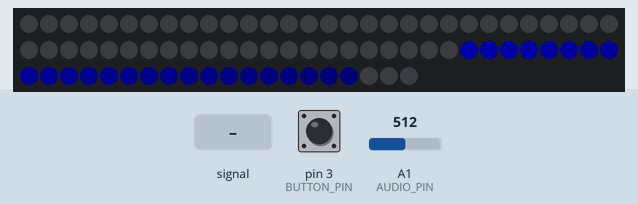
Simulated run of this sketch. Board: Arduino Uno, built with avr-gcc and run on an emulated ATmega328P. Shown: 80 RGB LEDs in strip order, left to right, continuing on the next row. The inputs (shaded band) are chosen by the test bench; at power-on: pin 3 (BUTTON_PIN) HIGH, A1 (AUDIO_PIN) = 512. Dim RGB values are drawn brighter than linear; random numbers use the default seed unless the sketch sets one.

Above: at 1.2 s.
1.3 s: pin 3 (BUTTON_PIN) pulled LOW for 0.15 s
At 1.96 s:
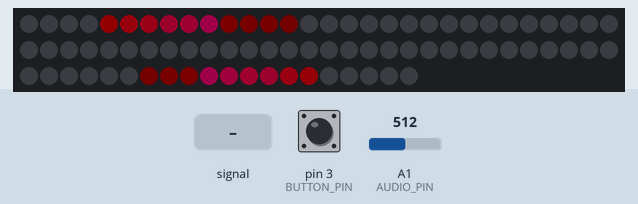
2.0 s: pin 3 (BUTTON_PIN) pulled LOW for 0.15 s
At 2.51 s:
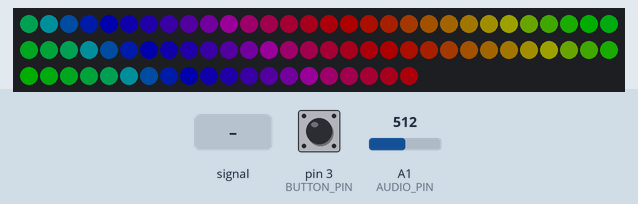
2.7 s: pin 3 (BUTTON_PIN) pulled LOW for 0.15 s
3.4 s: pin 3 (BUTTON_PIN) pulled LOW for 0.15 s
At 4.01 s:
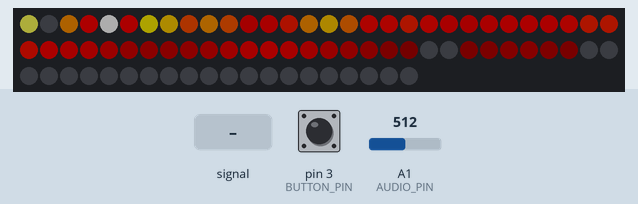
4.1 s: pin 3 (BUTTON_PIN) pulled LOW for 0.15 s
At 4.7 s:
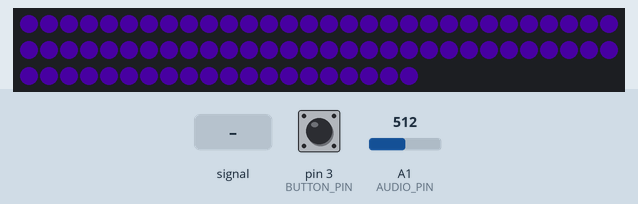
7.2 s: A1 (AUDIO_PIN) fed a 2 Hz sine of ±306 counts around its level
At 8.43 s:
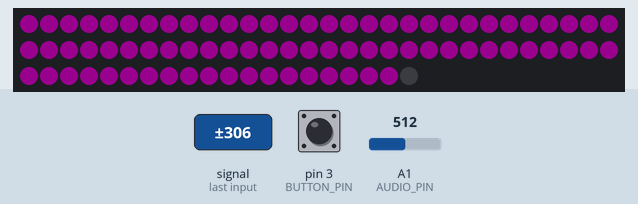
Timing chart, 0 to 10.2 s (numbered marks = the images above; inputs shaded):
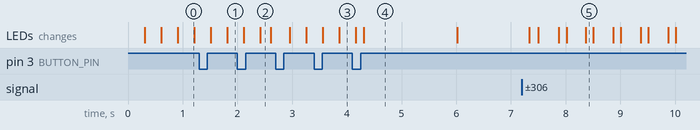

The sketch:

music_visualizer_2.ino
```cpp
#include "Arduino.h"
#include <FastLED.h>
#include <OneButton.h>

#define LED_PIN 2
#define BUTTON_PIN 3
#define NUM_LEDS 80
#define UPDATES_PER_SECOND 100
#define AUDIO_PIN A1
#define NUM_PATTERNS 8

CRGB leds[NUM_LEDS];

uint8_t hue = 160;
uint8_t patternCounter = 0;

const uint8_t cooling = 55;
const uint8_t sparking = 120;
bool gReverseDirection = false;

int loop_max = 0;
int k = 255; // COLOR WHEEL POSITION
int decay = 0; // HOW MANY MS BEFORE ONE LIGHT DECAY
int decay_check = 0;
long pre_react = 0; // NEW SPIKE CONVERSION
long react = 0; // NUMBER OF LEDs BEING LIT
long post_react = 0; // OLD SPIKE CONVERSION

// RAINBOW WAVE SETTINGS
int wheel_speed = 3;

CRGBPalette16 purplePalette = CRGBPalette16(
  CRGB::DarkViolet,
  CRGB::DarkViolet,
  CRGB::DarkViolet,
  CRGB::DarkViolet,

  CRGB::Magenta,
  CRGB::Magenta,
  CRGB::Linen,
  CRGB::Linen,

  CRGB::Magenta,
  CRGB::Magenta,
  CRGB::DarkViolet,
  CRGB::DarkViolet,

  CRGB::DarkViolet,
  CRGB::DarkViolet,
  CRGB::Linen,
  CRGB::Linen);

CRGBPalette16 myPal = purplePalette;

ISR(TIMER1_COMPA_vect) {
  hue += 10;
}

void configure_timer() {
  TCCR1A = 0;
  TCCR1B = 0;
  TCNT1 = 0;
  OCR1A = 31250;           // compare match register 16MHz/256/2Hz-1
  TCCR1B |= (1 << WGM12);  // CTC mode
  TCCR1B |= (1 << CS12);   // 256 prescaler
  TCCR1B |= (1 << CS10);
}

void init_timer() {
  TIMSK1 |= (1 << OCIE1A);  // enable timer compare interrupt
}

OneButton btn = OneButton(BUTTON_PIN, true, true);

void setup() {
  delay( 10 ); // power-up safety delay
  FastLED.addLeds<WS2812, LED_PIN, GRB>(leds, NUM_LEDS);
  FastLED.setMaxPowerInVoltsAndMilliamps(5, 500);
  FastLED.setBrightness(50);
  FastLED.setCorrection(TypicalPixelString);

  // clear leds
  for (int i = 0; i < NUM_LEDS; i++)
    leds[i] = CRGB(0, 0, 0);
  FastLED.show();

  // configure A1 as input pin and enable adc -> lab4
  ADMUX = 0;
  /* ADC1 - channel 1 */
  ADMUX |= (1 << MUX0);
  /* AVCC with external capacitor at AREF pin */
  ADMUX |= (1 << REFS0);

  ADCSRA = 0;
  /* set prescaler at 128 */
  ADCSRA |= (7 << ADPS0);
  /* enable ADC */
  ADCSRA |= (1 << ADEN);

  // configure timer and intrerrupt every 2 seconds
  cli();
  configure_timer();
  init_timer();
  sei();

  // setup button
  btn.attachClick(nextPattern);

  Serial.begin(9600);
}

void loop() {
  ADCSRA |= (1 << ADSC);
  /* wait until conversion is complete */
  while (!(ADCSRA & (1 << ADIF)));
  uint16_t audio_input = ADC * 2;

  // translate audio level to number of LEDs
  pre_react = ((long)NUM_LEDS * (long)audio_input) / 1023L; // TRANSLATE AUDIO LEVEL TO NUMBER OF LEDs

    // only adjust level of led if level higher than current level
  if (pre_react > react)
    react = pre_react;

  switch (patternCounter) {
      case 0:
        movingDot();
        break;
      case 1:
        movingDots();
        break;
      case 2:
        rainbowBeat();
        break;
      case 3:
        redWhiteBlue();
        break;
      case 4:
        fireLoop();
        break;
      case 5:
        basic_color_change();
        break;
      case 6:
        rainbow();
        break;
      case 7:
        random_fade_to_black();
        break;
  }

  FastLED.show();
  btn.tick();
}

void nextPattern() {
  patternCounter = (patternCounter + 1) % NUM_PATTERNS;  // Change the number after the % to the number of patterns you have
}

// FUNCTION TO GENERATE COLOR BASED ON VIRTUAL WHEEL
// https://github.com/NeverPlayLegit/Rainbow-Fader-FastLED/blob/master/rainbow.ino
CRGB Scroll(int pos) {
  CRGB color (0,0,0);
  if(pos < 85) {
    color.g = 0;
    color.r = ((float)pos / 85.0f) * 255.0f;
    color.b = 255 - color.r;
  } else if(pos < 170) {
    color.g = ((float)(pos - 85) / 85.0f) * 255.0f;
    color.r = 255 - color.g;
    color.b = 0;
  } else if(pos < 256) {
    color.b = ((float)(pos - 170) / 85.0f) * 255.0f;
    color.g = 255 - color.b;
    color.r = 1;
  }
  return color;
}

// FUNCTION TO GET AND SET COLOR
// THE ORIGINAL FUNCTION WENT BACKWARDS
// THE MODIFIED FUNCTION SENDS WAVES OUT FROM FIRST LED
// https://github.com/NeverPlayLegit/Rainbow-Fader-FastLED/blob/master/rainbow.ino
void rainbow()
{
  for(int i = NUM_LEDS - 1; i >= 0; i--) {
    if (i < react)
      leds[i] = Scroll((i * 256 / 50 + k) % 256);
    else
      leds[i] = CRGB(0, 0, 0);
  }
  k = k - wheel_speed; // SPEED OF COLOR WHEEL
  if (k < 0) // RESET COLOR WHEEL
    k = 255;

  // REMOVE LEDs
  decay_check++;
  if (decay_check > decay)
  {
    decay_check = 0;
    if (react > 0)
      react--;
  }
}

void basic_color_change()
{
  for(int i = NUM_LEDS - 1; i >= 0; i--) {
    if (i < react)
      leds[i] = CHSV(hue, 255, 255);
    else
      leds[i] = CRGB(0, 0, 0);
  }

  k = k - wheel_speed; // SPEED OF COLOR WHEEL
  if (k < 0) // RESET COLOR WHEEL
    k = 255;

  // REMOVE LEDs
  decay_check++;
  if (decay_check > decay)
  {
    decay_check = 0;
    if (react > 0)
      react--;
  }
}

void fireLoop() {
  static byte heat[NUM_LEDS];

  // Step 1.  Cool down every cell a little
  for( int i = 0; i < NUM_LEDS; i++) {
    heat[i] = qsub8( heat[i],  random8(0, ((cooling * 10) / NUM_LEDS) + 2));
  }

  // Step 2.  Heat from each cell drifts 'up' and diffuses a little
  for( int k= NUM_LEDS - 1; k >= 2; k--) {
    heat[k] = (heat[k - 1] + heat[k - 2] + heat[k - 2] ) / 3;
  }

  // Step 3.  Randomly ignite new 'sparks' of heat near the bottom
  if( random8() < sparking ) {
    int y = random8(7);
    heat[y] = qadd8( heat[y], random8(160,255) );
  }

  // Step 4.  Map from heat cells to LED colors
  for( int j = 0; j < NUM_LEDS; j++) {
    CRGB color = HeatColor( heat[j]);
    int pixelnumber;
    if( gReverseDirection ) {
      pixelnumber = (NUM_LEDS-1) - j;
    } else {
      pixelnumber = j;
    }
    leds[pixelnumber] = color;
  }
}

void movingDots() {

  uint16_t posBeat = beatsin16(30, 0, NUM_LEDS - 1, 0, 0);
  uint16_t posBeat2 = beatsin16(60, 0, NUM_LEDS - 1, 0, 0);

  uint16_t posBeat3 = beatsin16(30, 0, NUM_LEDS - 1, 0, 32767);
  uint16_t posBeat4 = beatsin16(60, 0, NUM_LEDS - 1, 0, 32767);

  // Wave for LED color
  uint8_t colBeat = beatsin8(45, 0, 255, 0, 0);

  leds[(posBeat + posBeat2) / 2] = CHSV(colBeat, 255, 255);
  leds[(posBeat3 + posBeat4) / 2] = CHSV(colBeat, 255, 255);

  fadeToBlackBy(leds, NUM_LEDS, 10);
}

void random_fade_to_black() {
  EVERY_N_MILLISECONDS(50){
    //Switch on an LED at random, choosing a random color from the palette
    for (int i = 0; i < react / 3; i++) {
      leds[random8(0, NUM_LEDS - 1)] = ColorFromPalette(myPal, random8(), 255, LINEARBLEND);
    }
  }

  decay_check++;
  if (decay_check > decay)
  {
    decay_check = 0;
    if (react > 0)
      react--;
  }

   // Fade all LEDs down by 1 in brightness each time this is called
   fadeToBlackBy(leds, NUM_LEDS, 1);
}

void rainbowBeat() {

  uint16_t beatA = beatsin16(30, 0, 255);
  uint16_t beatB = beatsin16(20, 0, 255);
  fill_rainbow(leds, NUM_LEDS, (beatA + beatB) / 2, 8);
}


void redWhiteBlue() {

  uint16_t sinBeat = beatsin16(30, 0, NUM_LEDS - 1, 0, 0);
  uint16_t sinBeat2 = beatsin16(30, 0, NUM_LEDS - 1, 0, 21845);
  uint16_t sinBeat3 = beatsin16(30, 0, NUM_LEDS - 1, 0, 43690);

  leds[sinBeat] = CRGB::Blue;
  leds[sinBeat2] = CRGB::Red;
  leds[sinBeat3] = CRGB::White;

  fadeToBlackBy(leds, NUM_LEDS, 10);
}

void movingDot() {
  uint16_t sinBeat = beatsin16(30, 0, NUM_LEDS - 1, 0, 0);

  leds[sinBeat] = CRGB::Blue;

  fadeToBlackBy(leds, NUM_LEDS, 10);
}
```
